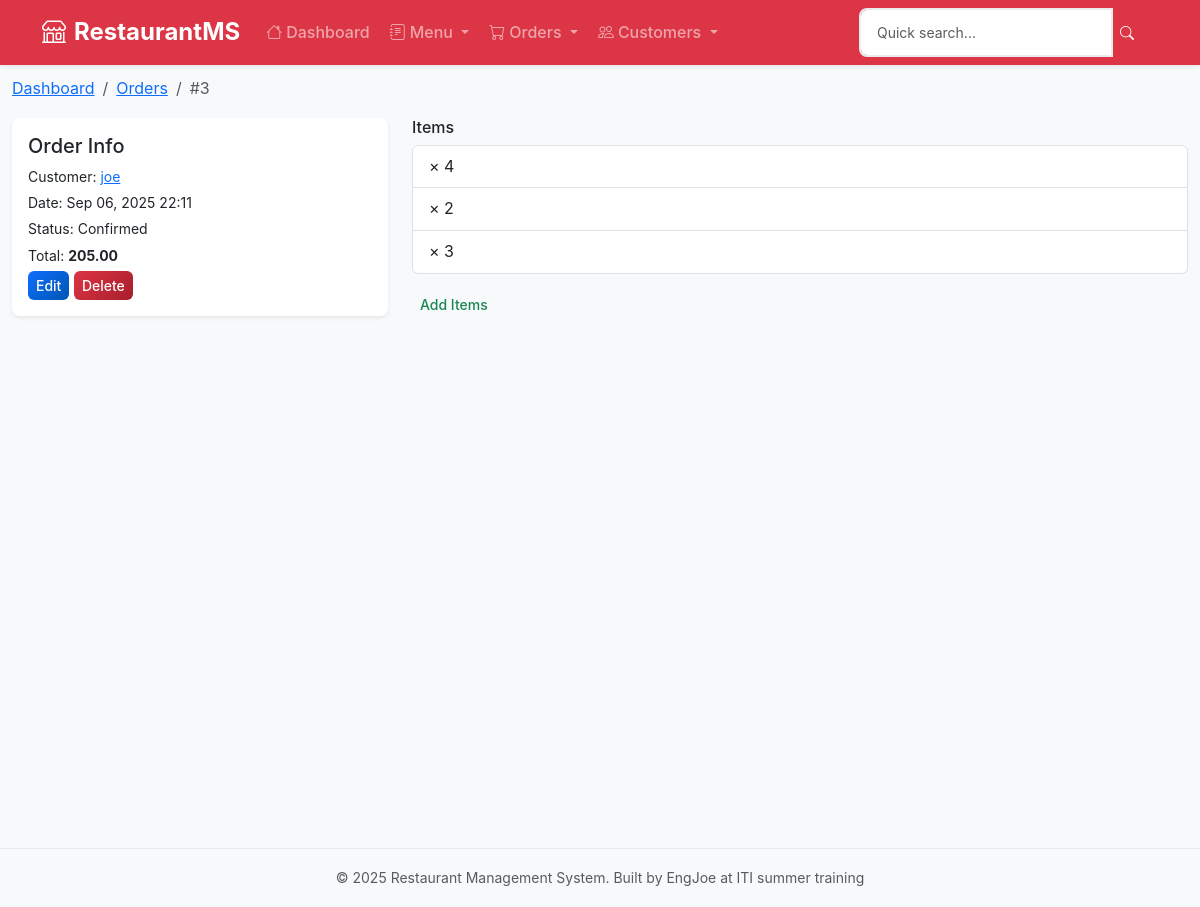
The app's page /orders/3/ with its own data.
### orders/models.py (models this page shows, shortened)
class Order(models.Model):
    STATUS_CHOICES = [
        ('pending', 'Pending'),
        ('confirmed', 'Confirmed'),
        ('preparing', 'Preparing'),
        ('ready', 'Ready'),
        ('delivered', 'Delivered'),
        ('cancelled', 'Cancelled'),
    ]
    customer = models.ForeignKey(Customer, on_delete=models.CASCADE, related_name='orders')
    status = models.CharField(max_length=20, choices=STATUS_CHOICES, default='pending')
    notes = models.TextField(blank=True)
    created_at = models.DateTimeField(auto_now_add=True)
    updated_at = models.DateTimeField(auto_now=True)
    def total_price(self):
        return sum(item.get_total_price() for item in self.items.all())

class OrderItem(models.Model):
    order = models.ForeignKey(Order, on_delete=models.CASCADE, related_name='items')
    item = models.ForeignKey(Item, on_delete=models.CASCADE)
    quantity = models.PositiveIntegerField()
    price = models.DecimalField(max_digits=10, decimal_places=2)  # Store price at time of order
    def get_total_price(self):
        return self.quantity * self.price

### customers/models.py (models this page shows, shortened)
class Customer(models.Model):
    name = models.CharField(max_length=200)
    email = models.EmailField(blank=True)
    phone = models.CharField(max_length=20)
    address = models.TextField(blank=True)
    created_at = models.DateTimeField(auto_now_add=True)
    updated_at = models.DateTimeField(auto_now=True)

### orders/views.py (the view)
# urls.py: path('<int:pk>/', views.OrderDetailView.as_view(), name='order_detail'),
class OrderDetailView(DetailView):
    model = Order
    template_name = 'orders/order_detail.html'
    context_object_name = 'order'
    def get_context_data(self, **kwargs):
        context = super().get_context_data(**kwargs)
        order = self.get_object()
        context['order_items'] = order.items.select_related('item').all()
        context['total_price'] = order.total_price()
        context['can_add_items'] = order.status in ['pending', 'confirmed']
        return context

### orders/templates/orders/order_detail.html (shortened to what this page needs)
{% extends 'base.html' %}
{% block breadcrumb %}
<nav aria-label="breadcrumb">
  <ol class="breadcrumb mb-3">
    <li class="breadcrumb-item"><a href="{% url 'dashboard' %}">Dashboard</a></li>
    <li class="breadcrumb-item"><a href="{% url 'orders:order_list' %}">Orders</a></li>
    <li class="breadcrumb-item active">#{{ order.id }}</li>
  </ol>
</nav>
{% endblock %}
{% block content %}
<div class="row">
  <div class="col-md-4">
    <div class="card shadow-sm mb-3">
      <div class="card-body">
        <h5 class="card-title">Order Info</h5>
        <p class="small mb-1">Customer: <a href="{% url 'customers:customer_detail' order.customer.pk %}">{{ order.customer.name }}</a></p>
        <p class="small mb-1">Date: {{ order.created_at|date:"M d, Y H:i" }}</p>
        <p class="small mb-1">Status: {{ order.get_status_display }}</p>
        <p class="small mb-1">Total: <strong>{{ order.total_price }}</strong></p>
        <a href="{% url 'orders:order_edit' order.pk %}" class="btn btn-sm btn-primary">Edit</a>
        <a href="{% url 'orders:order_delete' order.pk %}" class="btn btn-sm btn-danger">Delete</a>
      </div>
    </div>
  </div>
  <div class="col-md-8">
    <h6>Items</h6>
    <ul class="list-group mb-3">
      {% for item in order.items.all %}
        <li class="list-group-item d-flex justify-content-between align-items-center">
          {{ item.menu_item.name }} × {{ item.quantity }}
        </li>
      {% empty %}
        <li class="list-group-item">No items added.</li>
      {% endfor %}
    </ul>
    <a href="{% url 'orders:add_items' order.pk %}" class="btn btn-sm btn-outline-success">Add Items</a>
  </div>
</div>
{% endblock %}

### static/css/custom.css (style rules this page uses)
:root { --primary-color: #0d6efd; --secondary-color: #6c757d; --success-color: #198754; --warning-color: #ffc107; --danger-color: #dc3545; --info-color: #0dcaf0; --light-color: #f8f9fa; --dark-color: #212529; --border-radius: 0.5rem; --box-shadow: 0 0.125rem 0.25rem rgba(0, 0, 0, 0.075); --box-shadow-lg: 0 0.5rem 1rem rgba(0, 0, 0, 0.15); --transition: all 0.3s ease-in-out; }
* { box-sizing: border-box; }
body { font-family: 'Inter', -apple-system, BlinkMacSystemFont, 'Segoe UI', Roboto, sans-serif; background-color: #f8f9fa; line-height: 1.6; }
.card { border: none; border-radius: var(--border-radius); box-shadow: var(--box-shadow); transition: var(--transition); overflow: hidden; }
.btn { border-radius: 0.375rem; font-weight: 500; transition: var(--transition); border: none; }
.btn-primary { background: linear-gradient(135deg, #0d6efd, #0056b3); }
.btn-danger { background: linear-gradient(135deg, #dc3545, #a71e2a); }

### templates/base.html (style rules this page uses)
:root { --primary-color: #dc3545; --secondary-color: #6c757d; --success-color: #198754; --warning-color: #ffc107; --danger-color: #dc3545; --info-color: #0dcaf0; }
.btn-primary, .bg-primary { background-color: var(--primary-color) !important; border-color: var(--primary-color) !important; }

### records on screen
Order: id "3", customer.name "joe", created_at "Sep 06, 2025 22:11", status "Confirmed", total_price "205.00"
OrderItem: quantity "4"
OrderItem: quantity "2"
OrderItem: quantity "3"
